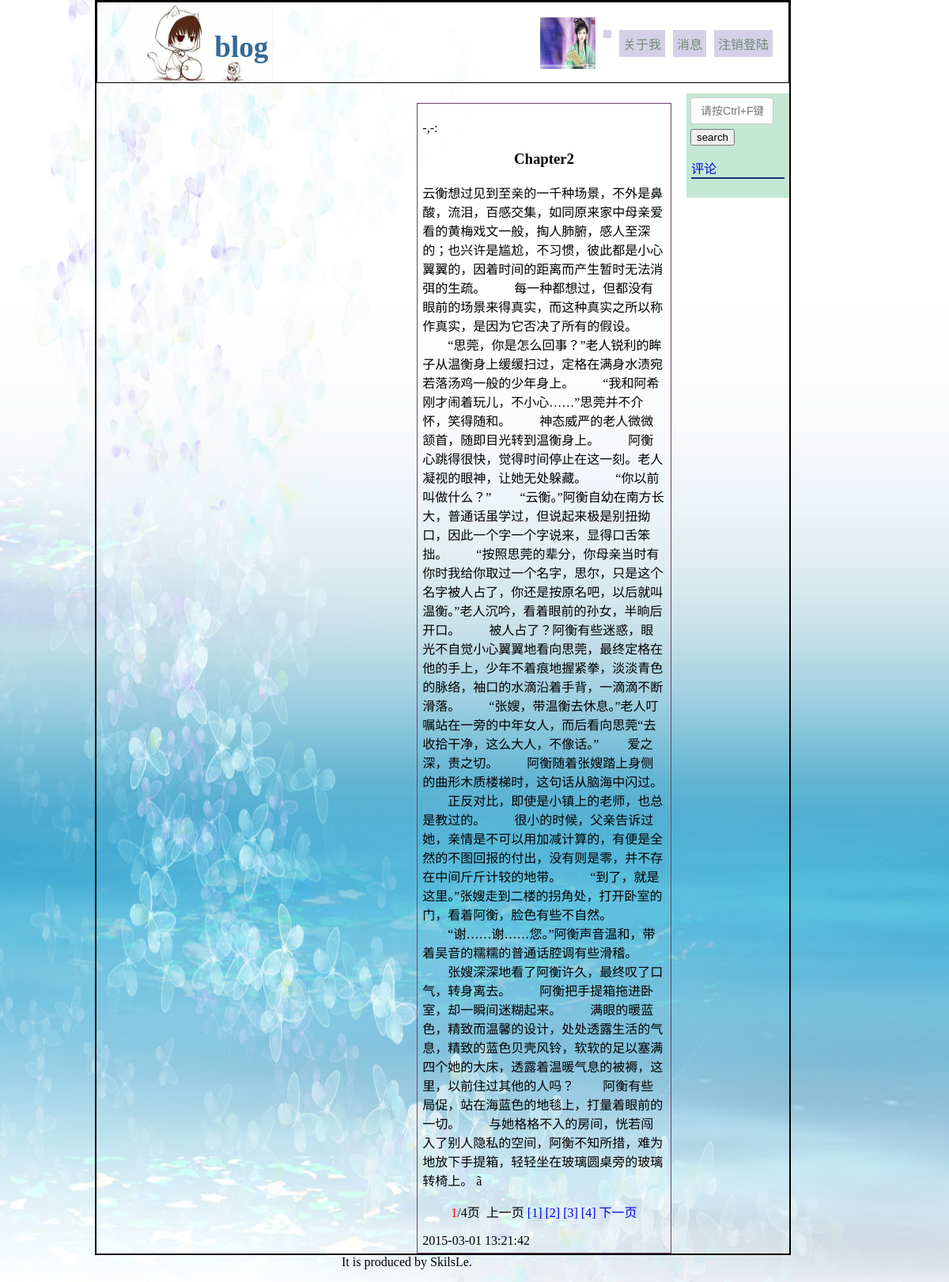
The app's page /php/content.php?content_id=4 with its own data.
### tables this page shows
CREATE TABLE IF NOT EXISTS `blog_content` (
  `user_id` int(11) NOT NULL,
  `user_name` varchar(10) NOT NULL,
`content_id` int(11) NOT NULL,
  `content_title` varchar(225) NOT NULL,
  `type` varchar(32) NOT NULL,
  `content` text NOT NULL,
  `time` timestamp NOT NULL DEFAULT CURRENT_TIMESTAMP ON UPDATE CURRENT_TIMESTAMP
);

### php/content.php (the view, shortened to what this page needs)
<?php
	include"../php/connect.php";
	$user_id =  $_SESSION['id'];
	$user_name =  $_SESSION['name'];
    $content_id=$_GET['content_id'];
	?>
	<?php
    function ff_page($content,$page)
    {
    global $expert_id;
    $content_id=$_GET['content_id'];
    if (empty($page)) {
         $page = 1 ;
    }
    $PageLength = 3000;
    $CLength = strlen($content);
    $PageCount = floor(($CLength / $PageLength)) + 1;
    $PageArray=array();
    $Seperator = array("\n","\r","。","!","?",";",",","”","’",".","！","？","；");
    if($CLength <= $PageLength)
     {
        echo $content;
     }
       else{
        $PageArray[0]=0;
        $i=0;
    for( $j=0 ; $j < sizeof($Seperator); $j++)
       {
      $Pos=strpos($content,$Seperator[$j],$PageArray[$i]+2900);
      while($Pos > 0 && $Pos<($i+1)*$PageLength && $Pos > $i*$PageLength )
      {
     $PageArray[$i] = $Pos ;
     if ($Pos+$PageLength > $CLength)
     {
         $start_p = $CLength-1 ;
     }
     else{
         $start_p = $Pos+$PageLength ;
     }
     $Pos = strpos($content,$Seperator[$j],$start_p) ;
      }
        if($PageArray[$i]>0)
        {
         $j = $j + sizeof($Seperator) + 1;
        }
 }
    for( $i = 1; $i < $PageCount-1; $i++ )
    {
       for( $j = 0 ; $j < sizeof($Seperator); $j++)
       {
         $Pos=strpos($content,$Seperator[$j],$PageArray[$i-1]+2900);
     while($Pos > 0 && $Pos < ($i+1)*$PageLength && $Pos > $i*$PageLength )
   {
      $PageArray[$i] = $Pos ;
      if ($Pos+$PageLength > $CLength)
      {
         $start_p2 = $CLength-1 ;
      }
      else{
         $start_p2 = $Pos+$PageLength ;
      }
      $Pos = strpos($content,$Seperator[$j],$start_p2) ;
    }
   if($PageArray[$i]>0)
   {
    $j = $j + sizeof($Seperator) + 1;
   }
    }
   }
    $PageArray[$PageCount-1] = $CLength;
    if($page==1)
 {
     $output=substr($content,0,$PageArray[$page-1]+2);
 }
    echo $output ;
 if($PageCount > 1)
 {
    echo "<br \><center>";
    echo "<font color='ff0000'>".$page."</font>/".$PageCount."页 &nbsp;";
    if($page>1)
     echo "<a href=".$_SERVER['PHP_SELF']."?expert_id=$expert_id&content_id=$content_id&page_t=".($page-1).">上一页</a> ";
    else
      echo "上一页 ";
    for( $i=1 ; $i <= $PageCount ; $i++)
    {
     echo "<a href=".$_SERVER['PHP_SELF']."?expert_id=$expert_id&content_id=$content_id&page_t=".$i.">[".$i."]</a> ";
    }
    if($page < $PageCount)
        echo " <a href=".$_SERVER['PHP_SELF']."?expert_id=$expert_id&content_id=$content_id&page_t=".($page+1).">下一页</a> ";
  else
   echo " 下一页 ";
  echo "</center>";
    }
 }
}
?>
<html>
<head>
	<link rel="stylesheet" href="../css/index_style.css">
	<link rel="stylesheet" href="../css/tab.css">
	<link rel="stylesheet" href="../css/timeline.css">
</head>
<body style="background-image: url(../img/background.jpg);background-size:100% 100%;">
<div id="main" style="background:none;">
	<div id="header_out" style="background-image: url(../img/xiaoge.png);
  background-repeat:no-repeat;">
		<div id="header">
			<div id="header_left">
				<h1>blog</h1>
			</div>
			<div id="header_right">
				<li><a href="../php/cancel.php">注销登陆</a></li>
				<li><a href="#">消息</a></li>
				<li><a href="../html/index.php">关于我</a></li>
				<li><a href="#"><?php echo $user_name;?></a></li>
				<a href="../php/upload.php"><img src="../php/pic/pic<?php echo $user_id;?>.jpg"  onError="this.src='../php/pic/default.jpg';"/></a>
			</div>
		</div>
	</div>
	<div id="body">
		<div class="body_right2" style="display:block;">
			<div id="log">
				<?php
					$result = $db->query("SELECT * FROM `blog_content` WHERE `content_id` = '$content_id'");
					foreach ($result as $value) {
						print("<p>{$value['user_name']}:</p> <h3>{$value['content_title']}</h3>
							<p id='p'>");
					    $content1=$value['content'];
					    $current=$_REQUEST['page_t'];
					    $result= ff_page($content1,$current);
					    print("{$result}</p>              <span>{$value['time']}</span>
                </div>
    </div>
    <div id='search' style='width:25%;'>
    <div id='sear'>
      <form action='search.php?expert_id= &page_t=1' method='post'>
        <input name='search' type='text' class='form-control' placeholder='请按Ctrl+F键,谢谢'>
        <input type='submit' value='search'>
      </form>");
          $content_id=$value['content_id'];
              echo <<<STR
            <div class="time" >
              <a href="#a" class="ping">评论</a>
              <div name="a" class="discu">
                <form name="input" action="../php/discuss.php?content_id={$content_id}" method="post">
                <input type="text" name="discuss" placeholder="{$user_name}说:"/>
                <input type="submit" value="发表" />
                </form>
              </div>
              <div class="reply">
STR;
              echo <<<STR
              </div>
            </div>
          </div>
STR;
}
					?>
		</div>
	</div>
</div>
<div id="footer">
	<span>It is produced by SkilsLe.</p>
</div>
</body>
</html>

### css/index_style.css (style rules this page uses)
body { margin: 0; padding: 0; background:url(../img/header_back1.png); }
h1 { color: #346A98; float: left; margin-left: 28%; font-size: 37px; }
li { list-style: none; }
a { text-decoration: none; }
#main { width: 73%; margin-left: 10%; border: 2px solid #000; }
#header_out { border: 1px solid #000; background-position: 6% 54%; }
#header { margin: 10px; height: 80.875px; }
#header a { color: #38573C; }
#header_left { width: 40%; float: left; margin-left: 5%; }
#header_right { float: right; }
#header_right li { list-style: none; float: right; margin-right: 10px; margin-top: 25px; background: #C4BDDD; opacity:0.7; padding: 5px; text-align: center; }
#header_right img { width: 70px; height: 65px; float: right; margin-top: 9px; margin-right: 10px; }
#body { overflow: auto; }
#search { float: right; margin-top: 13px; width: 15%; overflow: hidden; background: #C4E8D5; padding: 1%; }
.form-control { display: block; width: 87%; padding: 6px 12px; font-size: 14px; line-height: 1.42857143; color: #555; border: 1px solid #ccc; border-radius: 4px; margin-bottom: 5%; }
.time { width: 96%; margin: 0 1%; }
.reply { border: 1px solid #163473; width: 100%; }
.time a { width: 38px; }
#footer { margin-left: 36%; }
#sear { margin-bottom: 16%; }

### css/tab.css (style rules this page uses)
.body_right2 { margin-top: 25px; width: 67%; margin-left: 2%; float: left; }
#log { border: 1px solid #644664; padding: 2%; }
#log h3 { text-align: center; }

### records on screen
blog_content: user_name "-,-", content_title "Chapter2", content "云衡想过见到至亲的一千种场景，不外是鼻酸，流泪，百感交集，如同原来家中母亲爱看的黄梅戏文一般，掏人肺腑，感人至深的；也兴许是尴尬，不习惯，彼此都是小心翼翼的，因着时间的距离而产生暂时无法消弭的生疏。 每一种都想过，但都没有眼前的场景来得真实，而这种真实之所以称作真实，是因为它否决了所有的假设。 “思莞，你是怎么回事？”老人锐利的眸子从温衡身上缓缓扫过，定格在满身水渍宛若落汤鸡一般的少年身上。 “我和阿希刚才闹着玩儿，不小心……”思莞并不介怀，笑得随和。 神态威严的老人微微颔首，随即目光转到温衡身上。 阿衡心跳得很快，觉得时间停止在这一刻。老人凝视的眼神，让她无处躲藏。 “你以前叫做什么？” “云衡。”阿衡自幼在南方长大，普通话虽学过，但说起来极是别扭拗口，因此一个字一个字说来，显得口舌笨拙。 “按照思莞的辈分，你母亲当时有你时我给你取过一个名字，思尔，只是这个名字被人占了，你还是按原名吧，以后就叫温衡。”老人沉吟，看着眼前的孙女，半晌后开口。 被人占了？阿衡有些迷惑，眼光不自觉小心翼翼地看向思莞，最终定格在他的手上，少年不着痕地握紧拳，淡淡青色的脉络，袖口的水滴沿着手背，一滴滴不断滑落。 “张嫂，带温衡去休息。”老人叮嘱站在一旁的中年女人，而后看向思莞“去收拾干净，这么大人，不像话。” 爱之深，责之切。 阿衡随着张嫂踏上身侧的曲形木质楼梯时，这句话从脑海中闪过。 正反对比，即使是小镇上的老师，也总是教过的。 很小的时候，父亲告诉过她，亲情是不可以用加减计算的，有便是全然的不图回报的付出，没有则是零，并不存在中间斤斤计较的地带。…", content "4", time "2015-03-01 13:21:42"
